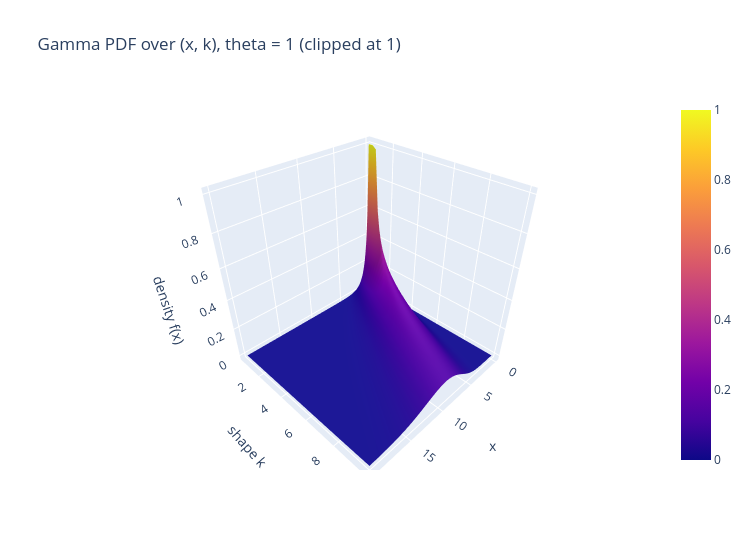

Write notebook code for a chart like this one.
### Markdown cell above
### 8.3 Interactive Plotly version
The Gamma surface of 8.2; drag to rotate.

### Code cell
fig = go.Figure(go.Surface(x=x_values, y=shape_values, z=np.minimum(Z2, 1.0), colorscale="Plasma"))
fig.update_layout(title="Gamma PDF over (x, k), theta = 1 (clipped at 1)", width=750, height=550,
                  scene=dict(xaxis_title="x", yaxis_title="shape k", zaxis_title="density f(x)"))
fig.show()

### Figure 1 — Plotly figure (JSON) as saved in the notebook; plotly's stock layout.template omitted (floating-point values rounded to 4 significant figures; data arrays with more than 128 entries replaced by an {"elided": "..."} marker saying what was removed)
{"data": [{"colorscale": [[0.0, "#0d0887"], [0.1111, "#46039f"], [0.2222, "#7201a8"], [0.3333, "#9c179e"], [0.4444, "#bd3786"], [0.5556, "#d8576b"], [0.6667, "#ed7953"], [0.7778, "#fb9f3a"], [0.8889, "#fdca26"], [1.0, "#f0f921"]], "type": "surface", "x": {"elided": "160 float values"}, "y": [0.5, 0.7436, 0.9872, 1.231, 1.474, 1.718, 1.962, 2.205, 2.449, 2.692, 2.936, 3.179, 3.423, 3.667, 3.91, 4.154, 4.397, 4.641, 4.885, 5.128, 5.372, 5.615, 5.859, 6.103, 6.346, 6.59, 6.833, 7.077, 7.321, 7.564, 7.808, 8.051, 8.295, 8.538, 8.782, 9.026, 9.269, 9.513, 9.756, 10.0], "z": {"elided": "40x160 float values"}}], "layout": {"height": 550, "scene": {"xaxis": {"title": {"text": "x"}}, "yaxis": {"title": {"text": "shape k"}}, "zaxis": {"title": {"text": "density f(x)"}}}, "title": {"text": "Gamma PDF over (x, k), theta = 1 (clipped at 1)"}, "width": 750}}
